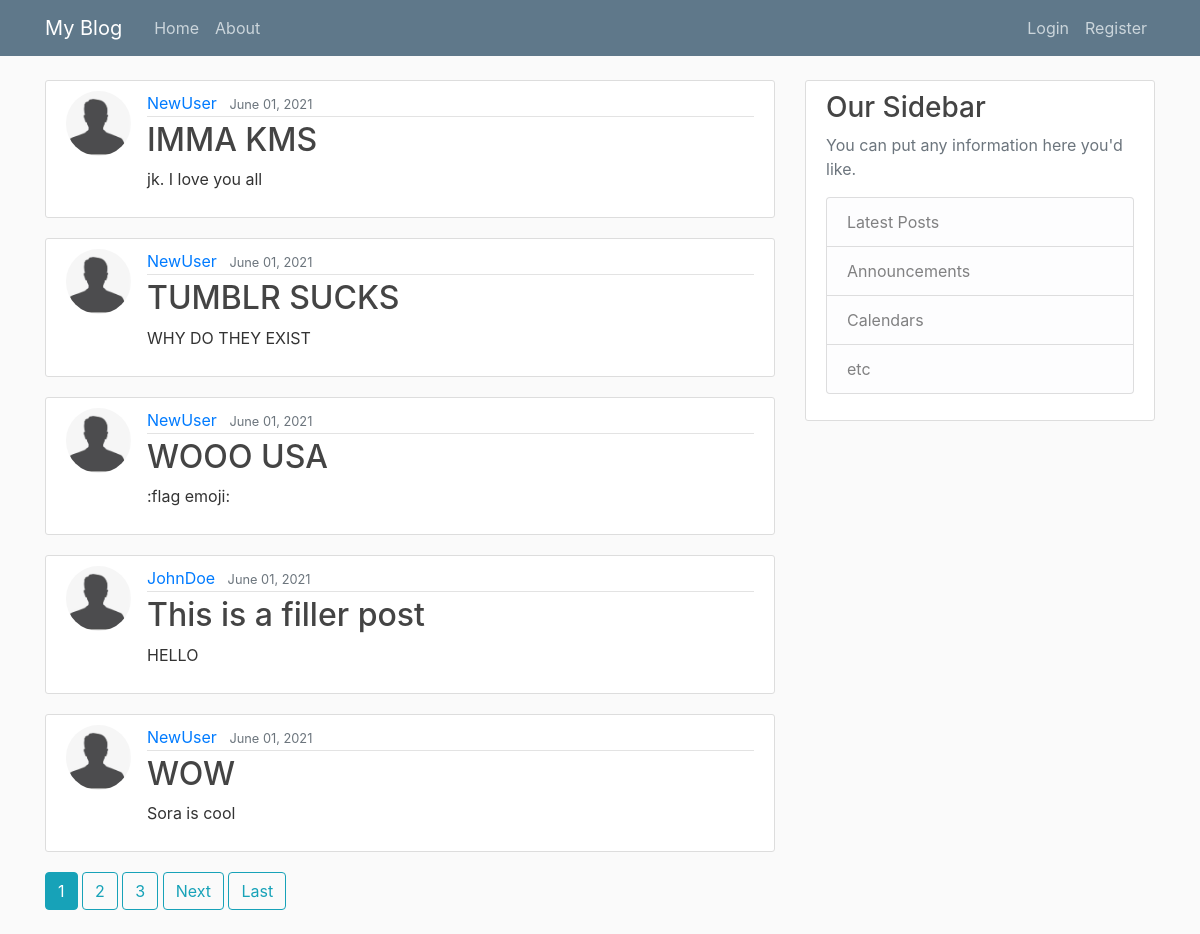
The page / on the database its author committed.
### blog/models.py (models this page shows, shortened)
class Post(models.Model):
    title = models.CharField(max_length=100)
    content = models.TextField()
    date_posted = models.DateTimeField(auto_now_add=True)
    author = models.ForeignKey(User, on_delete=models.CASCADE)

### users/models.py (models this page shows, shortened)
class Profile(models.Model):
    user = models.OneToOneField(User, on_delete=models.CASCADE)             # Defines 1-to-1 existence of user and profile
    image = models.ImageField(default='default.jpg', upload_to='profile_pics')  # Defines profile picture location and default

### blog/views.py (the view)
# urls.py: path('', PostListView.as_view(), name='blog-home'),
class PostListView(ListView):
    model = Post                                            # active model
    template_name = 'blog/home.html'                        # HTML template for page
    context_object_name = 'posts'                           # name of 'object' within template
    ordering = ['-date_posted']                             # how to order posts on homepage
    paginate_by = 5                                         # objects per page

### blog/templates/blog/home.html (shortened to what this page needs)
{% extends "blog/base.html" %}
{% block content %}
    {% for post in posts %}
    <article class="media content-section">
      <img class="rounded-circle article-img" src="{{ post.author.profile.image.url }}" alt="">
        <div class="media-body">
          <div class="article-metadata">
            <a class="mr-2" href="#">{{ post.author }}</a>
            <small class="text-muted">{{ post.date_posted|date:"F d, Y" }}</small>
          </div>
          <h2><a class="article-title" href="{% url 'post-detail' post.id %}">{{ post.title }}</a></h2>
          <p class="article-content">{{ post.content }}</p>
        </div>
    </article>
    {% endfor %}
    <div>
      {% if is_paginated %}
        {% for num in page_obj.paginator.page_range %}
          {% if page_obj.number == num %}
            <a class="btn btn-info mb-4" href="?page={{ num }}">{{ num }}</a>
          {% elif num > page_obj.number|add:'-3' and num < page_obj.number|add:'3' %}
            <a class="btn btn-outline-info mb-4" href="?page={{ num }}">{{ num }}</a>
          {% endif %}
        {% endfor %}
        {% if page_obj.has_next %}
          <a class="btn btn-outline-info mb-4" href="?page={{ page_obj.next_page_number }}">Next</a>
          <a class="btn btn-outline-info mb-4" href="?page={{ page_obj.paginator.num_pages }}">Last</a>
        {% endif %}
      {% endif %}
    </div>
{% endblock content %}

### blog/static/blog/main.css (style rules this page uses)
body { background: #fafafa; color: #333333; margin-top: 5rem; }
h1, h2, h3, h4, h5, h6 { color: #444444; }
.content-section { background: #ffffff; padding: 10px 20px; border: 1px solid #dddddd; border-radius: 3px; margin-bottom: 20px; }
.article-title { color: #444444; }
.article-content { white-space: pre-line; }
.article-img { height: 65px; width: 65px; margin-right: 16px; }
.article-metadata { padding-bottom: 1px; margin-bottom: 4px; border-bottom: 1px solid #e3e3e3 }

### rows shown on the page
Post: author.profile.image (placeholder picture), author "NewUser", date_posted "June 01, 2021", title "IMMA KMS", content "jk. I love you all"
Post: author.profile.image (placeholder picture), author "NewUser", date_posted "June 01, 2021", title "TUMBLR SUCKS", content "WHY DO THEY EXIST"
Post: author.profile.image (placeholder picture), author "NewUser", date_posted "June 01, 2021", title "WOOO USA", content ":flag emoji:"
Post: author.profile.image (placeholder picture), author "JohnDoe", date_posted "June 01, 2021", title "This is a filler post", content "HELLO"
Post: author.profile.image (placeholder picture), author "NewUser", date_posted "June 01, 2021", title "WOW", content "Sora is cool"

### other values the page prints
{{ num }} "1"
{{ num }} "2" "3"
